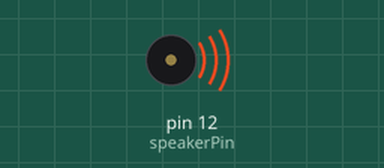
Bench run of a sketch on a simulated Arduino Uno, built with avr-gcc and run on an emulated ATmega328P. On the bench: buzzer (waves = sounding).

Above: at 0.1 s.
At 7.1 s:
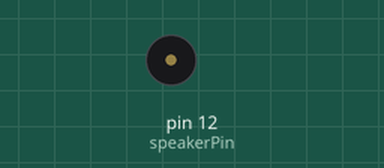
Timing chart, 0 to 8.6 s (numbered marks = the images above):
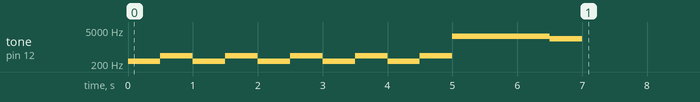

The sketch:

Tone.ino
```cpp
/*
Adafruit Arduino - Lesson 10. Simple Sounds
*/

int speakerPin = 12;

int numTones = 14;
//int tones[] = {261, 277, 294, 311, 330, 349, 370, 392, 415, 440, 2200};
//            mid C  C#   D    D#   E    F    F#   G    G#   A
int tones[]= {261, 440, 261, 440, 261, 440, 261, 440, 261, 440, 2800, 2800, 2800, 2200 };


void setup()
{
  for (int i = 0; i < numTones; i++)
  {
    tone(speakerPin, tones[i]);
    delay(500);
  }
  noTone(speakerPin);
}

void loop()
{
}
```
